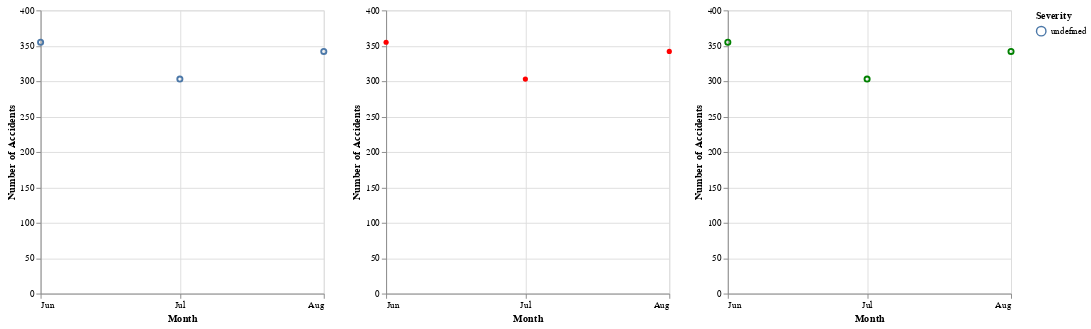

Notebook code cell kept with this figure:
### Code cell
# make scatter plot of accidents by month
chart2=alt.Chart(data).mark_circle().encode(
    x=alt.X('month(date):T', title='Month'),
    y=alt.Y('count()', title='Number of Accidents'),
    color=alt.condition(select_bar, alt.value('red'), alt.value('lightgray'))
).add_selection(select_bar).transform_filter(select_bar)
chart3 = alt.Chart(data).mark_point().encode(
    x=alt.X('month(date):T', title='Month'),
    y=alt.Y('count()', title='Number of Accidents'),
    color=alt.condition(select_bar, alt.value("green"), alt.value('lightgray'))
).add_params(select_bar)

chart1 | chart2 | chart3

### Figure 1 — Vega-Lite specification as saved in the notebook (floating-point values rounded to 4 significant figures; data arrays with more than 128 entries replaced by an {"elided": "..."} marker saying what was removed)
{"config": {"view": {"continuousWidth": 300, "continuousHeight": 300}}, "hconcat": [{"mark": {"type": "point"}, "encoding": {"color": {"condition": {"param": "param_18", "empty": true, "field": "Severity"}, "value": "lightgray"}, "x": {"field": "date", "timeUnit": "month", "title": "Month", "type": "temporal"}, "y": {"aggregate": "count", "title": "Number of Accidents", "type": "quantitative"}}, "name": "view_32"}, {"mark": {"type": "circle"}, "encoding": {"color": {"condition": {"param": "param_18", "value": "red", "empty": true}, "value": "lightgray"}, "x": {"field": "date", "timeUnit": "month", "title": "Month", "type": "temporal"}, "y": {"aggregate": "count", "title": "Number of Accidents", "type": "quantitative"}}, "name": "view_33", "transform": [{"filter": {"param": "param_18", "empty": true}}]}, {"mark": {"type": "point"}, "encoding": {"color": {"condition": {"param": "param_18", "value": "green", "empty": true}, "value": "lightgray"}, "x": {"field": "date", "timeUnit": "month", "title": "Month", "type": "temporal"}, "y": {"aggregate": "count", "title": "Number of Accidents", "type": "quantitative"}}, "name": "view_34"}], "data": {"name": "data-e7fa4943f4fc2dc9cf5202f711b71432"}, "params": [{"name": "param_18", "select": {"type": "point", "encodings": ["x"]}, "views": ["view_32", "view_33", "view_34"]}], "$schema": "https://vega.github.io/schema/vega-lite/v5.15.1.json", "datasets": {"data-e7fa4943f4fc2dc9cf5202f711b71432": {"elided": "1000 records"}}}
